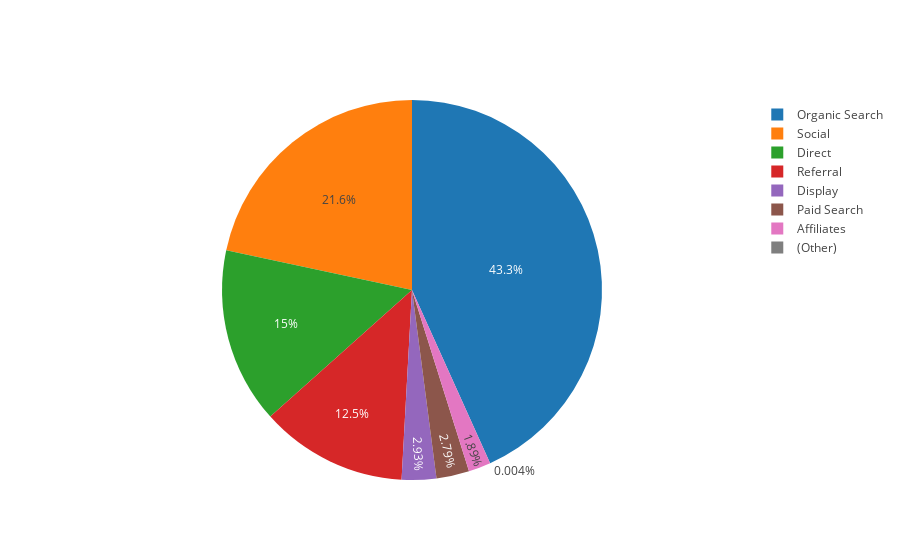

The code cell stored with this chart in its notebook:
### Code cell
data = train_df[['channelGrouping','totals_transactionRevenue']]
temp = data['channelGrouping'].value_counts()
chart = [go.Pie(labels = temp.index, values = temp.values)]
py.iplot(chart)

### Figure 1 — Plotly figure (JSON) as saved in the notebook; plotly's stock layout.template omitted (floating-point values rounded to 4 significant figures)
{"data": [{"labels": ["Organic Search", "Social", "Direct", "Referral", "Display", "Paid Search", "Affiliates", "(Other)"], "type": "pie", "uid": "2ab909fb-bc24-43bd-b948-5ee718aa32d4", "values": [43254, 21641, 14967, 12516, 2934, 2793, 1891, 4]}], "layout": {}}
